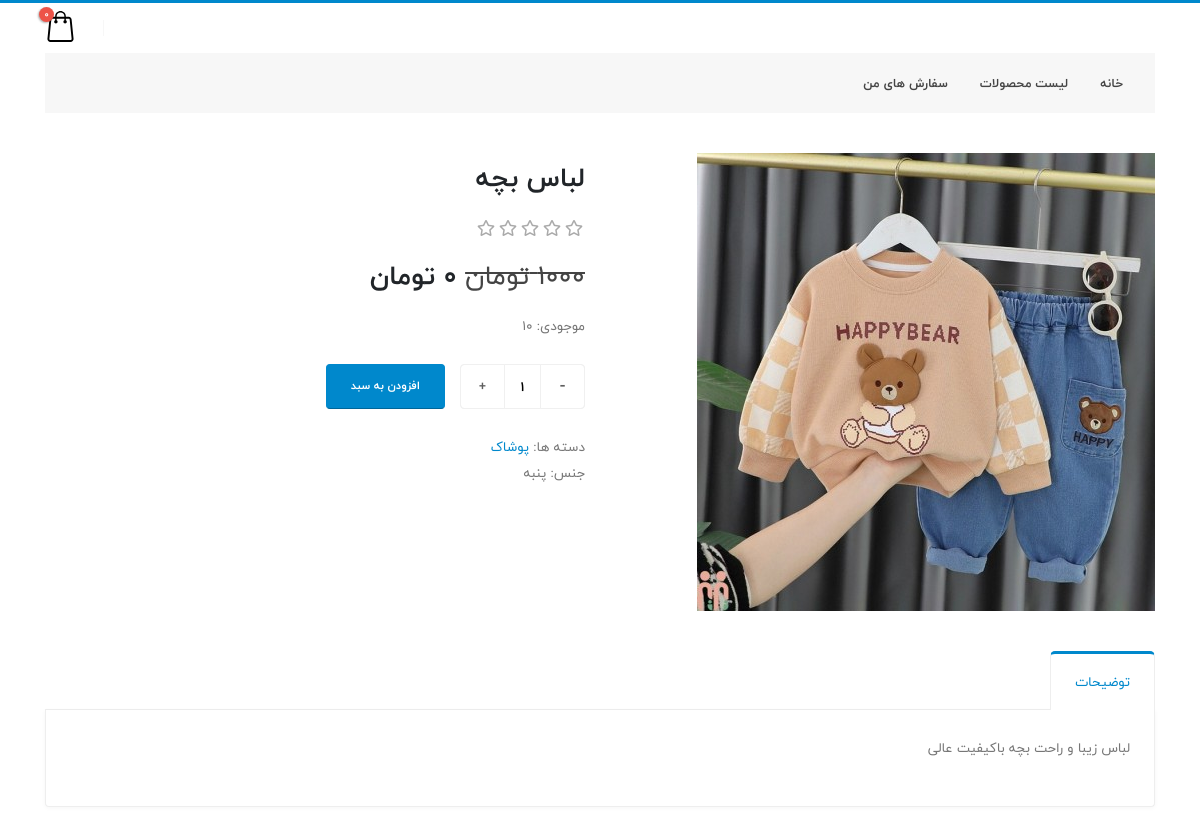
Page /product/1/lbs-bh/ on the committed database.
### shop/models.py (models this page shows, shortened)
class Imag(models.Model):
    product = models.ForeignKey(Product, on_delete=models.CASCADE, related_name='images')
    file = models.ImageField(upload_to='post_images/%Y/%m/%d/', blank=True, null=True)
    title = models.CharField(max_length=200, blank=True, null=True)
    description = models.TextField(blank=True, null=True)
    created = models.DateTimeField(auto_now_add=True)
    class Meta:
        ordering = ['-created']
        indexes = [
            models.Index(fields=['-created'])
        ]

class Product(models.Model):
    name = models.CharField(max_length=200)
    slug = models.SlugField(max_length=200, unique=True)
    category = models.ForeignKey(Category, on_delete=models.CASCADE, related_name='products')
    description = models.TextField(max_length=500)
    inventory = models.PositiveIntegerField(default=0)
    price = models.PositiveIntegerField(default=0)
    weight = models.PositiveIntegerField(default=0)
    off = models.PositiveIntegerField(default=0)
    new_price = models.PositiveIntegerField(default=0)
    created = models.DateTimeField(auto_now_add=True)
    updated = models.DateTimeField(auto_now=True)
    class Meta:
        ordering = ['-created']
        indexes = [
            models.Index(fields=['id', 'slug']),
            models.Index(fields=['name']),
            models.Index(fields=['-created'])
        ]

class Category(models.Model):
    name = models.CharField(max_length=200)
    slug = models.SlugField(max_length=200, unique=True)
    class Meta:
        ordering = ['name']
        indexes = [models.Index(fields=['name'])]
    def __str__(self):
        return self.name

class ProductFeature(models.Model):
    product = models.ForeignKey(Product, on_delete=models.CASCADE, related_name='features')
    name = models.CharField(max_length=200)
    value = models.CharField(max_length=200)

### shop/views.py (the view)
# urls.py: path('product/<int:id>/<slug:slug>/', views.product_detail, name='product_detail'),
def product_detail(request, id, slug):
    product = get_object_or_404(Product, id=id, slug=slug)
    context = {
        'product': product,
    }
    return render(request, 'shop/detail.html', context)

### cart/cart.py (called while the page is built)
    def get_total_price(self):
        product_ids = self.cart.keys()
        products = Product.objects.filter(id__in=product_ids)
        cart_dict = self.cart.copy()
        for product in products:
            cart_dict[str(product.id)]['product'] = product
        price = sum(item['product'].new_price * item['quantity'] for item in cart_dict.values())
        return price

    def __len__(self):
        return sum(item['quantity'] for item in self.cart.values())

### cart/context_processors.py (called while the page is built)
def cart(request):
    return {'cart': Cart(request)}

### shop/templates/shop/detail.html (shortened to what this page needs)
<!DOCTYPE html>
<html dir="rtl" lang="fa">
{% extends 'parent/base.html' %}
{% load static %}
{% block content %}
		<div class="body">
			<div role="main" class="main shop pt-4">
				<div class="container">
					<div class="row">
						<div class="col-lg-6">
							<div class="" data-plugin-options="{'items': 1}">
                                {% for img in product.images.all %}
								<div>
									<img alt="" class="img-fluid" src="{{ img.file.url }}">
								</div>
                                {% endfor %}
							</div>
						</div>
						<div class="col-lg-6">
							<div class="summary entry-summary">
								<h1 class="mb-2 font-weight-bold text-7">{{ product.name }}</h1>
								<div class="py-1 clearfix">
									<div title="Rated 3 out of 5" class="float-left">
									</div>
								</div>
								<p class="price">
                                    <del><span class="amount">{{ product.price }} تومان</span></del>
									<span class="amount text-dark font-weight-semibold">{{ product.new_price }} تومان</span>
								</p>
								<p class="mb-4">موجودی: {{ product.inventory }}</p>
									<div class="quantity quantity-lg">
										<input type="button" class="minus" value="-">
										<input type="text" class="input-text qty text" title="Qty" value="1" name="quantity" id="id-quantity" min="1" step="1">
										<input type="button" class="plus" value="+">
									</div>
                                {% if count %}
                                    <button type="button" class="btn btn-primary btn-modern text-uppercase mb-4" id="add-cart" disabled>فاقد موجودی</button>
                                {% else %}
                                    <button type="button" class="btn btn-primary btn-modern text-uppercase mb-4" id="add-cart">افزودن به سبد</button>
                                {% endif %}
								<div class="product-meta">
									<span class="posted-in">دسته ها: <a rel="tag" href="#">{{ product.category }}</a></span>
								</div>
                                <div class="">
                                    {% for f in product.features.all %}
                                    <span class="count" itemprop="ratingCount">{{ f.name }}: {{ f.value }}</span>
                                    {% endfor %}
                                </div>
							</div>
						</div>
					</div>
					<div class="row">
						<div class="col">
							<div class="tabs tabs-product mb-2">
								<ul class="nav nav-tabs d-block d-sm-flex">
									<li class="nav-item active"><a class="nav-link py-3 px-4" href="#productDescription" data-toggle="tab">توضیحات</a></li>
								</ul>
								<div class="tab-content p-0">
									<div class="tab-pane p-4 active" id="productDescription">
										<p>{{ product.description }}</p>
									</div>
								</div>
							</div>
						</div>
					</div>
				</div>
			</div>
		</div>
{% endblock %}

### shop/static/css/theme-shop.css (style rules this page uses)
.shop .summary .price { color: #444; font-size: 2em; line-height: 30px; margin-top: 15px; clear: both; }
.shop .summary h1 { font-family: inherit; }
.shop .quantity { margin: 0 0 25px 15px; overflow: hidden; position: relative; width: 125px; height: 40px; float: right; }
.shop .quantity .minus { background: transparent; border: 1px solid #F0F0F0; border-radius: 2px; box-shadow: none; color: #5E5E5E; cursor: pointer; display: block; font-size: 18px; font-weight: bold; height: 40px; line-height: 13px; margin: 0; overflow: visible; outline: 0; padding: 0; position: absolute; text-align: center; text-decoration: none; vertical-align: text-top; width: 40px; border-radius: 0 0.25rem 0.25rem 0; }
.shop .quantity .plus { background: transparent; border: 1px solid #F0F0F0; border-radius: 2px; box-shadow: none; color: #5E5E5E; cursor: pointer; display: block; font-size: 13px; font-weight: bold; height: 40px; line-height: 13px; margin: 0; overflow: visible; outline: 0; padding: 0; position: absolute; text-align: center; text-decoration: none; vertical-align: text-top; width: 40px; border-radius: 0.25rem 0 0 0.25rem; left: 0; top: 0; }
.shop .quantity .qty { border: 1px solid #F0F0F0; box-shadow: none; float: right; height: 40px; padding: 0 39px; text-align: center; width: 125px; font-weight: bold; font-size: 1em; outline: 0; border-radius: .25rem; }
.shop .quantity.quantity-lg { height: 45px; }
.shop .quantity.quantity-lg .minus { height: 45px; width: 45px; }
.shop .quantity.quantity-lg .plus { height: 45px; width: 45px; }
.shop .quantity.quantity-lg .qty { height: 45px; }
.shop .product-meta { clear: both; }
.shop .tabs-product { margin-top: 40px; }

### rows in the picture
Imag: file (picture)
Product: name "لباس بچه", price "1000", new_price "0", inventory "10", category "پوشاک", description "لباس زیبا و راحت بچه باکیفیت عالی"
ProductFeature: name "جنس", value "پنبه"

### other values in the picture
{{ item_count }} "0"
